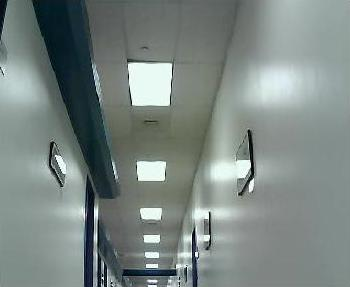
%> input picture hw5/hallway_image.jpg, 350 x 287 px
$ octave --eval "light_follow;"   (GNU Octave 9; MATLAB toolbox functions it lacks are replaced by stand-ins)
%> lines starting %> are read from the running program, lines starting %| are printed output that depends on the picture; in (x1, y1, x2, y2) boxes, pixels count from 0 and x2, y2 are one past the last pixel; in counts of white or black regions, pixels touching at a corner belong together; the program's own positions count from 1
function light_follow()

    image = imread('hallway_image.jpg');
%> image is the input picture: size 287x350x3 uint8; mean R, G, B 123.3, 134.1, 130.8

    % Reading your image
    resolution = size(image);
%> resolution = [287 350 3]
	resolution = resolution(1:2);
%> resolution = [287 350]
    %res(1) is y res(2) is x

    subplot(1,2,1); imshow(image);

    brightness = 230;

    pixel_mask = brightness < image (:,:,1) & ...
                 brightness < image (:,:,2) & ...
                 brightness < image (:,:,3);
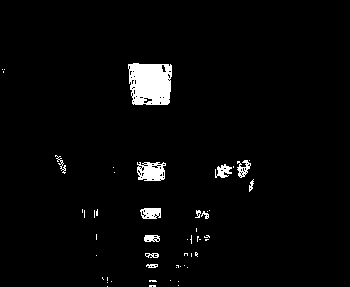
%> pixel_mask: size 287x350 logical; 2.9% white; 52 white regions (40 under 20 px), largest, box (x1, y1, x2, y2) and area: (128, 63, 172, 105) 1579, (137, 162, 166, 181) 418, (140, 208, 161, 219) 186


    avg_bright = mean(pixel_mask);
%> avg_bright = 350 values, max 0.3 at index 150, min 0 at index 1, mean 0.0291

    [m, index]  = max(avg_bright);
%> m = 0.3; index = 150

    x_br_line = [index index];
%> x_br_line = [150 150]
    y_br_line = [0 resolution(1)];
%> y_br_line = [0 287]

    figure(1);
    subplot(1,2,1); imshow(image);
    subplot(1,2,2); imshow(pixel_mask);
    hold on; plot(x_br_line,y_br_line);
%> after `plot(x_br_line,y_br_line)`:
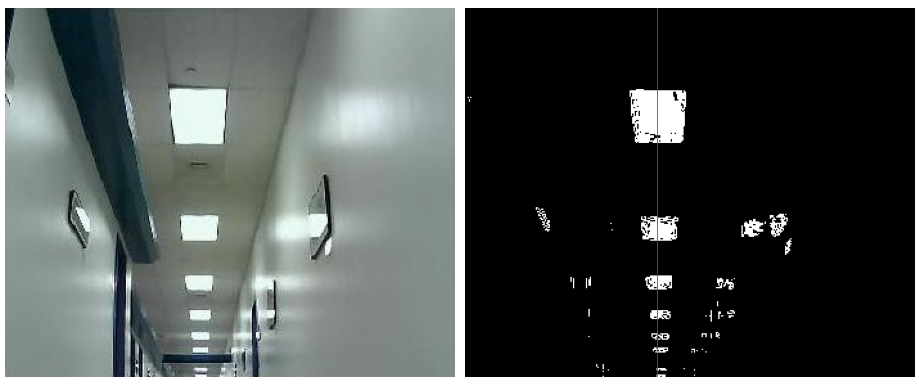
%> figure redrawn from the program's plot data, 2 panels
%> `light_follow;`:
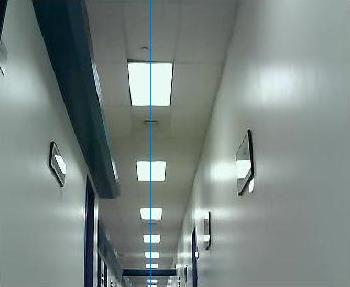
%> figure redrawn from the program's plot data


    [m, index]  = max(avg_bright); %check that m is certain value, else


    x_br_line = [index index];
    y_br_line = [0 resolution(1)];  %draw from bottom to top

    figure(2);
    imshow(image);hold on;
    plot(x_br_line,y_br_line);


end


%how much to move and in which dir
